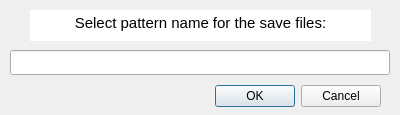
<?xml version="1.0" encoding="UTF-8"?>
<ui version="4.0">
 <class>ReactionDialog</class>
 <widget class="QDialog" name="ReactionDialog">
  <property name="geometry">
   <rect>
    <x>0</x>
    <y>0</y>
    <width>400</width>
    <height>115</height>
   </rect>
  </property>
  <property name="windowTitle">
   <string>Dialog</string>
  </property>
  <widget class="QDialogButtonBox" name="buttonBox">
   <property name="geometry">
    <rect>
     <x>40</x>
     <y>80</y>
     <width>341</width>
     <height>32</height>
    </rect>
   </property>
   <property name="orientation">
    <enum>Qt::Horizontal</enum>
   </property>
   <property name="standardButtons">
    <set>QDialogButtonBox::Cancel|QDialogButtonBox::Ok</set>
   </property>
  </widget>
  <widget class="QLineEdit" name="reactionLineEdit">
   <property name="geometry">
    <rect>
     <x>10</x>
     <y>50</y>
     <width>380</width>
     <height>25</height>
    </rect>
   </property>
  </widget>
  <widget class="QTextEdit" name="textEdit">
   <property name="geometry">
    <rect>
     <x>30</x>
     <y>10</y>
     <width>341</width>
     <height>31</height>
    </rect>
   </property>
   <property name="autoFillBackground">
    <bool>false</bool>
   </property>
   <property name="frameShape">
    <enum>QFrame::NoFrame</enum>
   </property>
   <property name="html">
    <string>&lt;!DOCTYPE HTML PUBLIC &quot;-//W3C//DTD HTML 4.0//EN&quot; &quot;http://www.w3.org/TR/REC-html40/strict.dtd&quot;&gt;
&lt;html&gt;&lt;head&gt;&lt;meta name=&quot;qrichtext&quot; content=&quot;1&quot; /&gt;&lt;style type=&quot;text/css&quot;&gt;
p, li { white-space: pre-wrap; }
&lt;/style&gt;&lt;/head&gt;&lt;body style=&quot; font-family:'Ubuntu'; font-size:11pt; font-weight:400; font-style:normal;&quot;&gt;
&lt;p align=&quot;center&quot; style=&quot; margin-top:0px; margin-bottom:0px; margin-left:0px; margin-right:0px; -qt-block-indent:0; text-indent:0px;&quot;&gt;Select pattern name for the save files:&lt;/p&gt;&lt;/body&gt;&lt;/html&gt;</string>
   </property>
   <property name="textInteractionFlags">
    <set>Qt::NoTextInteraction</set>
   </property>
  </widget>
 </widget>
 <resources/>
 <connections>
  <connection>
   <sender>buttonBox</sender>
   <signal>accepted()</signal>
   <receiver>ReactionDialog</receiver>
   <slot>accept()</slot>
   <hints>
    <hint type="sourcelabel">
     <x>248</x>
     <y>254</y>
    </hint>
    <hint type="destinationlabel">
     <x>157</x>
     <y>274</y>
    </hint>
   </hints>
  </connection>
  <connection>
   <sender>buttonBox</sender>
   <signal>rejected()</signal>
   <receiver>ReactionDialog</receiver>
   <slot>reject()</slot>
   <hints>
    <hint type="sourcelabel">
     <x>316</x>
     <y>260</y>
    </hint>
    <hint type="destinationlabel">
     <x>286</x>
     <y>274</y>
    </hint>
   </hints>
  </connection>
 </connections>
</ui>
